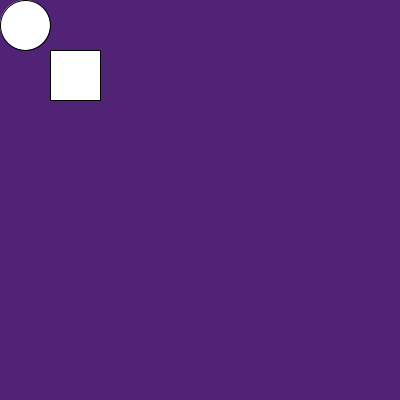
Frame 1 (no input)
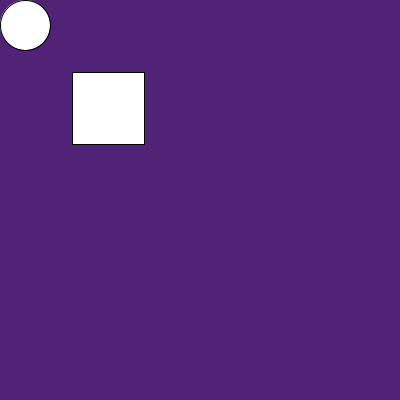
Frame 60 (the mouse pressed at the canvas centre just before this capture)
Frame 120 (the mouse held since frame 60 and released just before this capture): identical to frame 60, image omitted

The Processing sketch that drew these frames (run headless with seeded random() and noise(); from frame 60 on, the mouse is pressed at the canvas centre):

// Processing sketch: enlazar
// ── enlazar.pde
// ejemplo by renatolrr
int n;
Cuadrado da;
Circulo db;

void setup() {
  size(400, 400);
  n = 8;
  da = new Cuadrado(25,25,50);
  db = new Circulo(25,25,25);  
}
 
void draw() {    
  background(#502376);
 // da.dibuja(3);
  da.dibuja(1);
  db.dibuja();
}

class Cuadrado{
  int x, y, ancho,despl, s;
  Cuadrado(int xpos, int ypos, int xancho){
     x = xpos;
     y = ypos;
     ancho = xancho;
  }
  void dibuja(int xdespl){
    despl = xdespl;
    ancho = ancho/2;
    s=s-ancho;
    s=s+(despl*ancho*2);
    rect(x+s,y+s,x+s,y+s);
  }
}

class Circulo{
  float x, y, radio;
  Circulo(float xpos, float ypos, float xradio){
     x = xpos;
     y = ypos;
     radio = xradio;
  }
  void dibuja(){
    ellipseMode(RADIUS);
    ellipse(x,y,radio,radio);
     
  }
}
